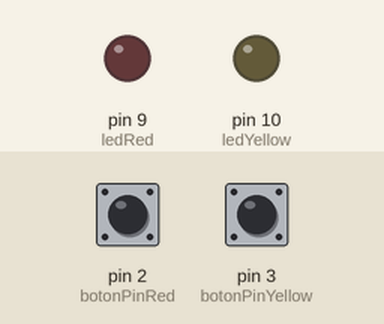
This sketch was run on a simulated Arduino Uno, built with avr-gcc and run on an emulated ATmega328P. Shown: output pins drawn as LEDs (lit = HIGH). The inputs (shaded band) are chosen by the test bench; at power-on: pin 2 (botonPinRed) HIGH, pin 3 (botonPinYellow) HIGH.

Above: at 1.2 s.
1.3 s: pin 2 (botonPinRed) pulled LOW for 0.15 s
At 1.37 s:
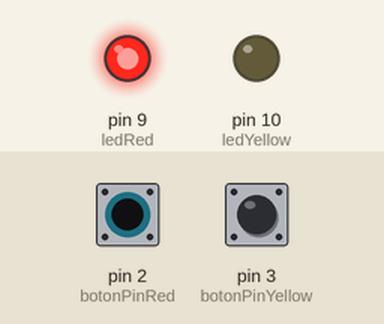
2.9 s: pin 3 (botonPinYellow) pulled LOW for 0.15 s
At 2.97 s:
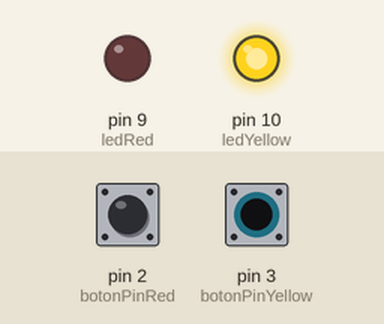
4.5 s: pin 3 (botonPinYellow) pulled LOW for 3.2 s
At 8.4 s:
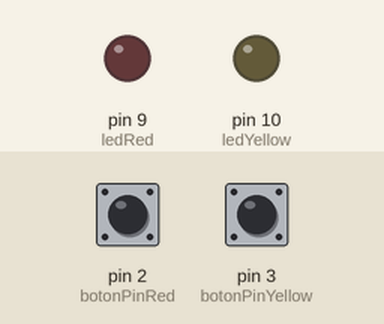
9.2 s: pin 2 (botonPinRed) pulled LOW for 3.2 s
At 9.6 s:
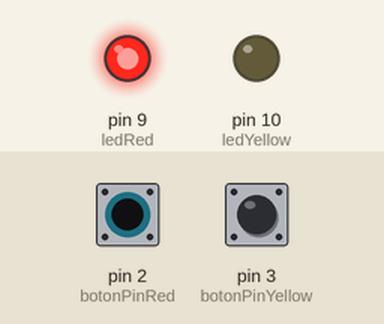
13.9 s: pin 2 (botonPinRed) driven LOW and pin 3 (botonPinYellow) driven LOW
At 14.3 s:
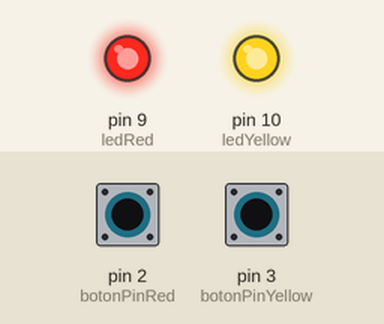
Timing chart, 0 to 16.4 s (numbered marks = the images above; inputs shaded):
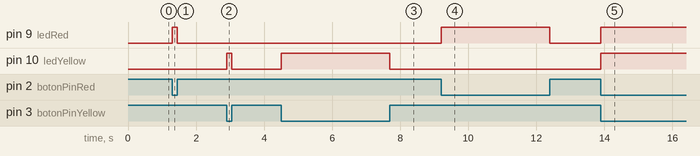

Measured:
- after the input at 1.3 s, pin 9 (ledRed): LOW → HIGH at once, → LOW 0.15 s later
- after the input at 2.9 s, pin 10 (ledYellow): LOW → HIGH at once, → LOW 0.15 s later
- after the input at 4.5 s, pin 10 (ledYellow): LOW → HIGH at once, → LOW 3.2 s later
- after the input at 9.2 s, pin 9 (ledRed): LOW → HIGH at once, → LOW 3.2 s later
- after the input at 13.9 s, pin 9 (ledRed), pin 10 (ledYellow): LOW → HIGH at once

The sketch:

doble_boton_simple.ino
```cpp
// Pines de los botones
const byte botonPinRed = 2;
const byte botonPinYellow = 3;

// Estados de los botones
bool pulsadoRed = false;
bool pulsadoYellow = false;

// Variables para medir el tiempo de las pulsaciones.
unsigned long iniTimeRed = 0;
unsigned long iniTimeYellow = 0;

// Pines de los LEDs
const int ledRed = 9;
const int ledYellow = 10;

void setup() {
  Serial.begin(9600);

  // Modos de los pines de los botones
  pinMode(botonPinRed, INPUT);
  pinMode(botonPinYellow, INPUT);

  // Modos de los pines de los LEDs
  pinMode(ledRed, OUTPUT);
  pinMode(ledYellow, OUTPUT);
}

void loop() {

  if(digitalRead(botonPinRed) == LOW){ // condicion de boton para ledRed
    if (!pulsadoRed){
      digitalWrite(ledRed, HIGH);
      pulsadoRed = true;
    }
  }
  else{
    pulsadoRed = false;
    digitalWrite(ledRed, LOW);
  }

  if(digitalRead(botonPinYellow) == LOW){ // condicion de boton para ledYellow
    if (!pulsadoYellow){
      digitalWrite(ledYellow, HIGH);
      pulsadoYellow = true;
    }
  }
  else{
    pulsadoYellow = false;
    digitalWrite(ledYellow, LOW);
  }
}
```
